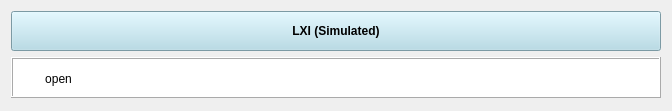
       <widget class="QWidget" name="scrollAreaWidgetContents_5">
        <property name="geometry">
         <rect>
          <x>0</x>
          <y>0</y>
          <width>668</width>
          <height>111</height>
         </rect>
        </property>
        <layout class="QVBoxLayout" name="verticalLayout_5">
         <item>
          <widget class="QPushButton" name="pushButton_LXI">
           <property name="minimumSize">
            <size>
             <width>0</width>
             <height>40</height>
            </size>
           </property>
           <property name="font">
            <font>
             <weight>75</weight>
             <bold>true</bold>
            </font>
           </property>
           <property name="styleSheet">
            <string notr="true">QPushButton
                             {
                            
	background-color : lightblue
                            }

      QPushButton::pressed
                             {
                         
	background-color: rgb(66, 133, 200);
                             }
</string>
           </property>
           <property name="text">
            <string>LXI (Simulated)</string>
           </property>
           <property name="autoDefault">
            <bool>false</bool>
           </property>
           <property name="default">
            <bool>false</bool>
           </property>
           <property name="flat">
            <bool>false</bool>
           </property>
          </widget>
         </item>
         <item>
          <widget class="QFrame" name="frame_LXI">
           <property name="sizePolicy">
            <sizepolicy hsizetype="Fixed" vsizetype="Fixed">
             <horstretch>0</horstretch>
             <verstretch>0</verstretch>
            </sizepolicy>
           </property>
           <property name="minimumSize">
            <size>
             <width>650</width>
             <height>41</height>
            </size>
           </property>
           <property name="styleSheet">
            <string notr="true">background-color: rgb(255, 255, 255);</string>
           </property>
           <property name="frameShape">
            <enum>QFrame::Box</enum>
           </property>
           <property name="frameShadow">
            <enum>QFrame::Raised</enum>
           </property>
           <widget class="QPushButton" name="pushButton_open_LXI">
            <property name="geometry">
             <rect>
              <x>10</x>
              <y>10</y>
              <width>75</width>
              <height>23</height>
             </rect>
            </property>
            <property name="sizePolicy">
             <sizepolicy hsizetype="Fixed" vsizetype="Fixed">
              <horstretch>0</horstretch>
              <verstretch>13</verstretch>
             </sizepolicy>
            </property>
            <property name="contextMenuPolicy">
             <enum>Qt::PreventContextMenu</enum>
            </property>
            <property name="layoutDirection">
             <enum>Qt::LeftToRight</enum>
            </property>
            <property name="styleSheet">
             <string notr="true">background-color: rgb(126, 126, 126);</string>
            </property>
            <property name="text">
             <string>open</string>
            </property>
            <property name="autoDefault">
             <bool>false</bool>
            </property>
            <property name="default">
             <bool>true</bool>
            </property>
            <property name="flat">
             <bool>true</bool>
            </property>
           </widget>
           <widget class="QLabel" name="label_LXI">
            <property name="geometry">
             <rect>
              <x>91</x>
              <y>16</y>
              <width>551</width>
              <height>16</height>
             </rect>
            </property>
            <property name="styleSheet">
             <string notr="true"/>
            </property>
            <property name="frameShape">
             <enum>QFrame::NoFrame</enum>
            </property>
            <property name="text">
             <string/>
            </property>
           </widget>
          </widget>
         </item>
        </layout>
       </widget>
